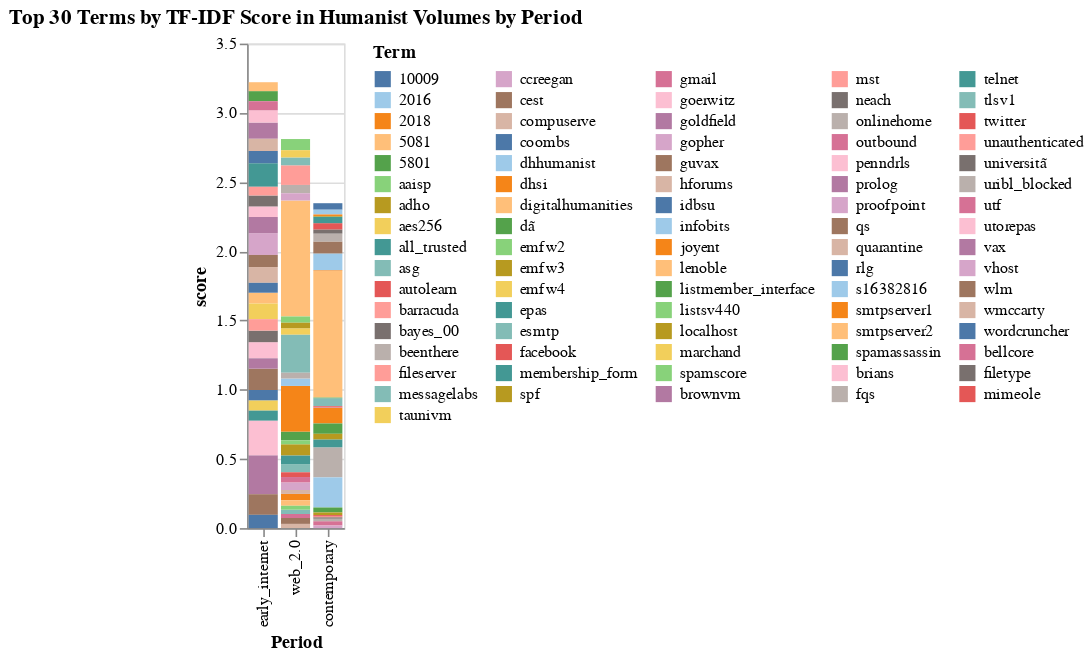

Notebook code cell kept with this figure:
### Code cell
top_terms['period'] = top_terms['period'].astype(str)
selection = alt.selection_point(fields=['term'], bind='legend')
chart = alt.Chart(top_terms).mark_bar().encode(
    y='score',
    x=alt.X('period', sort=['early_internet', 'web_2.0', 'contemporary'], axis=alt.Axis(title='Period')),
    color=alt.Color('term', legend=alt.Legend(title='Term', orient='right', symbolLimit=len(top_terms['term'].unique()), columns=5), scale=alt.Scale(scheme='tableau20')),
    tooltip=['term', 'score', 'period'],
    opacity=alt.condition(selection, alt.value(1), alt.value(0.2))
).add_params(selection).properties(
    title='Top 30 Terms by TF-IDF Score in Humanist Volumes by Period'
)
chart

### Figure 1 — Vega-Lite specification as saved in the notebook (floating-point values rounded to 4 significant figures)
{"config": {"view": {"continuousWidth": 300, "continuousHeight": 300}}, "data": {"name": "data-afdc672551a572db1646afa4462b5696"}, "mark": {"type": "bar"}, "encoding": {"color": {"field": "term", "legend": {"columns": 5, "orient": "right", "symbolLimit": 81, "title": "Term"}, "scale": {"scheme": "tableau20"}, "type": "nominal"}, "opacity": {"condition": {"param": "param_8", "value": 1}, "value": 0.2}, "tooltip": [{"field": "term", "type": "nominal"}, {"field": "score", "type": "quantitative"}, {"field": "period", "type": "nominal"}], "x": {"axis": {"title": "Period"}, "field": "period", "sort": ["early_internet", "web_2.0", "contemporary"], "type": "nominal"}, "y": {"field": "score", "type": "quantitative"}}, "params": [{"name": "param_8", "select": {"type": "point", "fields": ["term"]}, "bind": "legend"}], "title": "Top 30 Terms by TF-IDF Score in Humanist Volumes by Period", "$schema": "https://vega.github.io/schema/vega-lite/v5.16.3.json", "datasets": {"data-afdc672551a572db1646afa4462b5696": [{"term": "digitalhumanities", "score": 0.9165, "period": "contemporary"}, {"term": "onlinehome", "score": 0.2175, "period": "contemporary"}, {"term": "s16382816", "score": 0.2175, "period": "contemporary"}, {"term": "dhhumanist", "score": 0.1211, "period": "contemporary"}, {"term": "joyent", "score": 0.1146, "period": "contemporary"}, {"term": "cest", "score": 0.08646, "period": "contemporary"}, {"term": "listmember_interface", "score": 0.07466, "period": "contemporary"}, {"term": "membership_form", "score": 0.05716, "period": "contemporary"}, {"term": "esmtp", "score": 0.05678, "period": "contemporary"}, {"term": "beenthere", "score": 0.05677, "period": "contemporary"}, {"term": "10009", "score": 0.04703, "period": "contemporary"}, {"term": "autolearn", "score": 0.04692, "period": "contemporary"}, {"term": "all_trusted", "score": 0.0469, "period": "contemporary"}, {"term": "localhost", "score": 0.04018, "period": "contemporary"}, {"term": "spamassassin", "score": 0.03568, "period": "contemporary"}, {"term": "2016", "score": 0.03442, "period": "contemporary"}, {"term": "utf", "score": 0.03142, "period": "contemporary"}, {"term": "bayes_00", "score": 0.02847, "period": "contemporary"}, {"term": "spf", "score": 0.01928, "period": "contemporary"}, {"term": "vhost", "score": 0.01859, "period": "contemporary"}, {"term": "uribl_blocked", "score": 0.01819, "period": "contemporary"}, {"term": "twitter", "score": 0.01146, "period": "contemporary"}, {"term": "2018", "score": 0.01073, "period": "contemporary"}, {"term": "universitã", "score": 0.01043, "period": "contemporary"}, {"term": "gmail", "score": 0.005877, "period": "contemporary"}, {"term": "facebook", "score": 0.005368, "period": "contemporary"}, {"term": "adho", "score": 0.005071, "period": "contemporary"}, {"term": "dã", "score": 0.00418, "period": "contemporary"}, {"term": "dhsi", "score": 0.00394, "period": "contemporary"}, {"term": "unauthenticated", "score": 0.003845, "period": "contemporary"}, {"term": "vax", "score": 0.2821, "period": "early_internet"}, {"term": "utorepas", "score": 0.2497, "period": "early_internet"}, {"term": "epas", "score": 0.1702, "period": "early_internet"}, {"term": "gopher", "score": 0.1573, "period": "early_internet"}, {"term": "qs", "score": 0.1542, "period": "early_internet"}, {"term": "wlm", "score": 0.149, "period": "early_internet"}, {"term": "brownvm", "score": 0.1173, "period": "early_internet"}, {"term": "goldfield", "score": 0.1167, "period": "early_internet"}, {"term": "penndrls", "score": 0.1166, "period": "early_internet"}, {"term": "hforums", "score": 0.1141, "period": "early_internet"}, {"term": "marchand", "score": 0.1141, "period": "early_internet"}, {"term": "wordcruncher", "score": 0.09582, "period": "early_internet"}, {"term": "coombs", "score": 0.08838, "period": "early_internet"}, {"term": "brians", "score": 0.08838, "period": "early_internet"}, {"term": "compuserve", "score": 0.08809, "period": "early_internet"}, {"term": "guvax", "score": 0.08725, "period": "early_internet"}, {"term": "neach", "score": 0.08349, "period": "early_internet"}, {"term": "mst", "score": 0.08266, "period": "early_internet"}, {"term": "filetype", "score": 0.08086, "period": "early_internet"}, {"term": "lenoble", "score": 0.07694, "period": "early_internet"}, {"term": "prolog", "score": 0.07494, "period": "early_internet"}, {"term": "goerwitz", "score": 0.07484, "period": "early_internet"}, {"term": "taunivm", "score": 0.07446, "period": "early_internet"}, {"term": "rlg", "score": 0.07436, "period": "early_internet"}, {"term": "5801", "score": 0.07296, "period": "early_internet"}, {"term": "telnet", "score": 0.07208, "period": "early_internet"}, {"term": "idbsu", "score": 0.07145, "period": "early_internet"}, {"term": "bellcore", "score": 0.06578, "period": "early_internet"}, {"term": "5081", "score": 0.06431, "period": "early_internet"}, {"term": "fileserver", "score": 0.0628, "period": "early_internet"}, {"term": "digitalhumanities", "score": 0.838, "period": "web_2.0"}, {"term": "joyent", "score": 0.3318, "period": "web_2.0"}, {"term": "esmtp", "score": 0.2755, "period": "web_2.0"}, {"term": "barracuda", "score": 0.142, "period": "web_2.0"}, {"term": "localhost", "score": 0.0817, "period": "web_2.0"}, {"term": "aaisp", "score": 0.08031, "period": "web_2.0"}, {"term": "membership_form", "score": 0.06124, "period": "web_2.0"}, {"term": "listmember_interface", "score": 0.06119, "period": "web_2.0"}, {"term": "beenthere", "score": 0.05995, "period": "web_2.0"}, {"term": "messagelabs", "score": 0.05945, "period": "web_2.0"}, {"term": "asg", "score": 0.05681, "period": "web_2.0"}, {"term": "proofpoint", "score": 0.05498, "period": "web_2.0"}, {"term": "infobits", "score": 0.05366, "period": "web_2.0"}, {"term": "aes256", "score": 0.05251, "period": "web_2.0"}, {"term": "ccreegan", "score": 0.05232, "period": "web_2.0"}, {"term": "smtpserver1", "score": 0.04632, "period": "web_2.0"}, {"term": "emfw4", "score": 0.04567, "period": "web_2.0"}, {"term": "emfw2", "score": 0.04502, "period": "web_2.0"}, {"term": "wlm", "score": 0.04261, "period": "web_2.0"}, {"term": "fqs", "score": 0.04176, "period": "web_2.0"}, {"term": "emfw3", "score": 0.04007, "period": "web_2.0"}, {"term": "smtpserver2", "score": 0.03909, "period": "web_2.0"}, {"term": "outbound", "score": 0.03865, "period": "web_2.0"}, {"term": "mimeole", "score": 0.0344, "period": "web_2.0"}, {"term": "tlsv1", "score": 0.03121, "period": "web_2.0"}, {"term": "wmccarty", "score": 0.03022, "period": "web_2.0"}, {"term": "utf", "score": 0.02903, "period": "web_2.0"}, {"term": "spamscore", "score": 0.0284, "period": "web_2.0"}, {"term": "listsv440", "score": 0.0284, "period": "web_2.0"}, {"term": "quarantine", "score": 0.0284, "period": "web_2.0"}]}}
